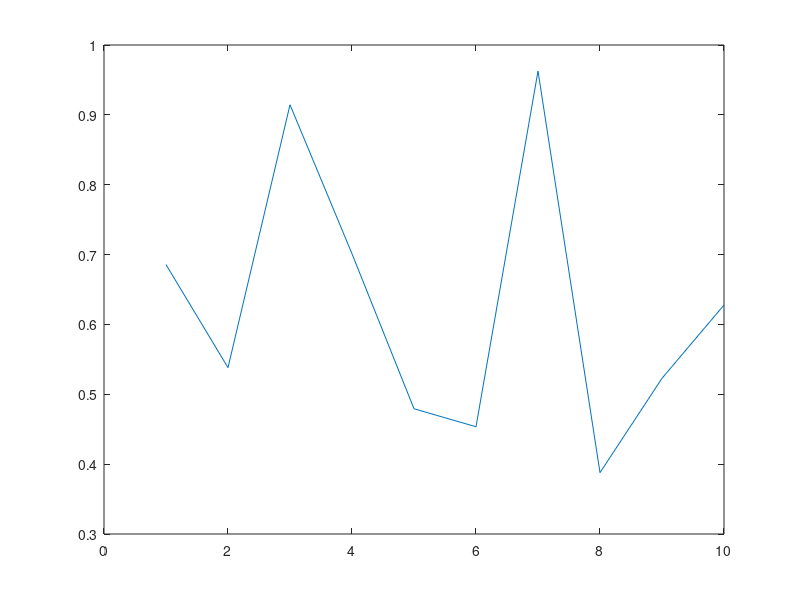

MATLAB code for this plot: (Note: this script raises an error after producing the figure.)
function demo
% Allow a line to have its own 'ButtonDownFcn' callback.
hLine = plot(rand(1,10));
axHandle = gca;
set(hLine,'ButtonDownFcn','disp(''This executes'')');
set(hLine,'Tag','DoNotIgnore');
h = zoom;
set(h,'ButtonDownFilter',@mycallback);
set(h,'Enable','on');
setAxesZoomMotion(h,axHandle,'horizontal')
% mouse click on the line
%
function [flag] = mycallback(obj,event_obj)
% If the tag of the object is 'DoNotIgnore', then return true.
objTag = get(obj,'Tag');
if strcmpi(objTag,'DoNotIgnore')
   flag = true;
else
   flag = false;
end